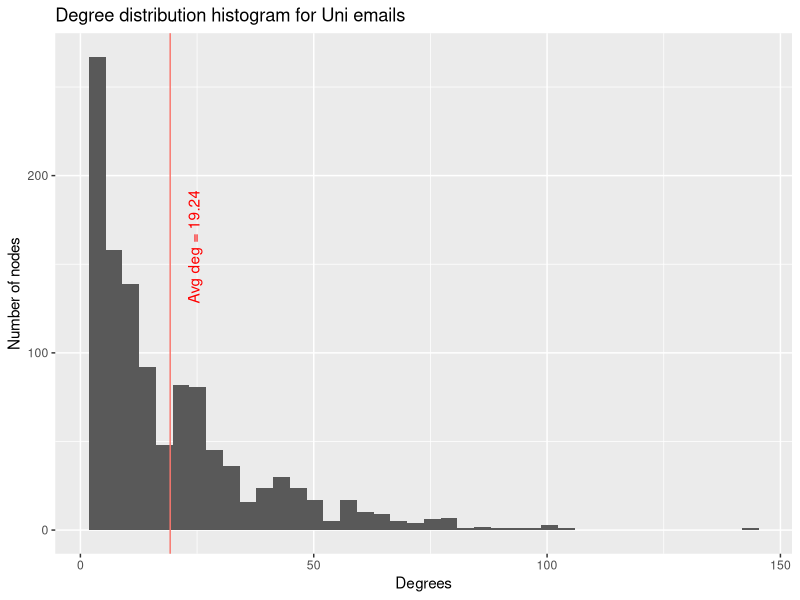
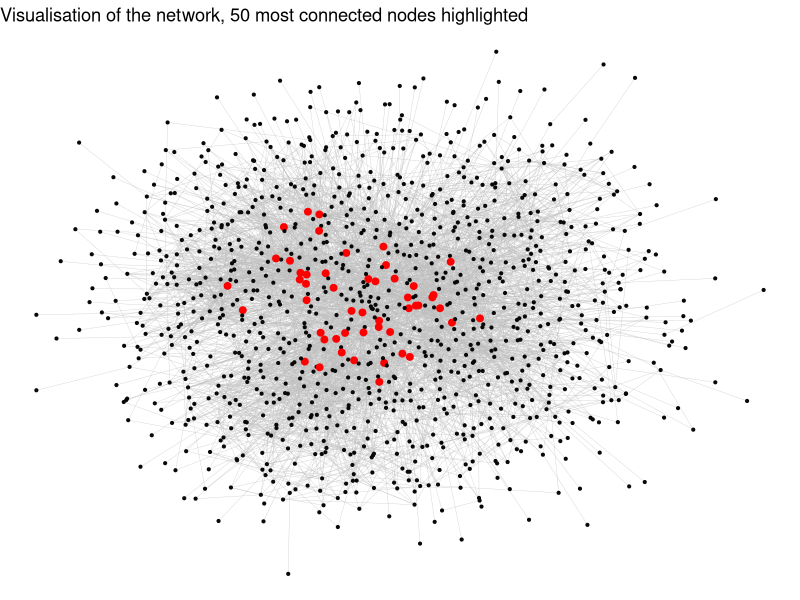

The R script that drew these images, in order:
## ---- chunk 1
knitr::opts_chunk$set(cache=T,message=FALSE,warning=FALSE)
options(scipen=700)
## ---- chunk 2
rm(list = ls())
library(tidyverse)
library(igraph)
library(tidygraph)
library(ggraph)
library(ggthemes)
library(here)
library(caret)
## ---- chunk 3
nodes <- read_csv(here("network_data", "nodes.csv"))
links <- read_csv(here("network_data", "edges.csv"))
## ---- chunk 4
head(nodes)
head(links)
## ---- chunk 5
graph <- graph_from_data_frame(links, directed = TRUE, vertices = nodes)
graph
## ---- chunk 6
paste0("The number of recursive (self-directed) emails in the network is: ", 
       ecount(graph) - ecount(simplify(graph)))

# we see that one exists, so we simplify the graph to remove it. 
graph <- simplify(graph)

# check our graph is setup properly
is_igraph(graph)
## ---- chunk 7
paste0("There are ", vcount(graph), " nodes and ", ecount(graph), " edges in our Spanish email network")

# check if our graph is fully connected
is_connected(graph)

#degree
degree_all <- degree(graph, mode="all")
degree_out <- degree(graph, mode="out")
paste0("The average degree is: ", round(mean(degree(graph)), 2), " when we DO NOT consider the direction of the emails.")
paste0("The average degree is: ", round(sum(degree_out)/vcount(graph), 2), " when we DO consider the emails to be directed outward from the node (sender) to a recipient")

# most connected node:
paste0("The most connected node is number ", which.max(degree(graph))[1], " which has ", max(degree(graph)), " links.")
## ---- chunk 8
# set average node for label 
avg_deg <- round(mean(degree(graph)),2)

# plot linear distribution
ggplot() + 
  geom_histogram(aes(x = degree_all), bins=40) + 
  geom_vline(aes(xintercept = avg_deg, colour = "red"), show.legend = FALSE) +
  annotate("text", x = avg_deg+5, y = 160, label = paste0("Avg deg = ", avg_deg), angle = 90, color = "red") + 
  labs(title = "Degree distribution histogram for Uni emails",
       x = "Degrees",
       y = "Number of nodes") +
  theme(axis.title.y = element_text(angle = 90))
## ---- chunk 9
# plot the network overall, see if any large clusters emerge. Use the curved lines as it looks nice to represent emails. 
# set colour and size only for the top 50 nodes
top_50_nodes <- order(degree_all, decreasing = TRUE)[1:50]
V(graph)$color <- "grey3"
V(graph)[top_50_nodes]$color <- "red"
V(graph)$size <- 0.75
V(graph)[top_50_nodes]$size <- 2

# plot the full network
ggraph(graph, layout = "kk") +
  geom_edge_link(width = 0.1, alpha = 0.5, color = "grey") +  
  geom_node_point(color = V(graph)$color, size = V(graph)$size) +  
  theme_void() +  
  ggtitle("Visualisation of the network, 50 most connected nodes highlighted")+
  theme(legend.position = "none")
## ---- chunk 10
# Set seed for reproducibility
set.seed(123)

# Randomly delete some real edges
edge_list <- as_data_frame(graph, what = "edges")
n_edges <- nrow(edge_list)
n_remove <- floor(0.1 * n_edges) # We will delete 10% of the real edges
removed_edges <- edge_list[sample(1:n_edges, n_remove), ]
# Formatting appropriately the edges to pass them as argument to delete_edges
edge_strings <- paste(removed_edges$from, removed_edges$to, sep = "|")
graph_modified <- delete_edges(graph, edges = edge_strings)

# Label the deleted real edges as positive class (1)
positive_edges <- removed_edges %>%
  mutate(label = 1)
## ---- chunk 11
# Create a new data frame to register the negative class (non-existent links)
false_edges <- data.frame()

# Filter for more connected nodes
most_connected <- which(degree(graph)>15)
# We choose 15 arbitrarily (a number slightly below our average degree)

set.seed(123)

# Create a loop for creating made-up links, registering all in `false_edges`
while (nrow(false_edges) < n_remove) {
  node1 <- sample(most_connected, 1)
  node2 <- sample(most_connected, 1)
  
  # avoid self-connecting
  if (node1 == node2) next
  
  # Check if two nodes are connected, if not, create a negative link for them
  if (!are_adjacent(graph, node1, node2)) {
    edge_row <- data.frame(from = as_ids(V(graph)[node1]), 
                           to = as_ids(V(graph)[node2]),
                           label = 0)
    # Function to check to avoid adding same link
    if (!any(apply(false_edges, 1, function(row) all(row == edge_row)))) {
      false_edges <- rbind(false_edges, edge_row)
    }
  }
}
## ---- chunk 12
# Uniform the format of tables before binding
positive_edges <- positive_edges %>%
  mutate(from = as.numeric(from), to = as.numeric(to))

false_edges <- false_edges %>%
  mutate(from = as.numeric(from), to = as.numeric(to))

# Bind the positive and negative edges
all_edges <- bind_rows(positive_edges, false_edges)
head(all_edges)
table(all_edges$label)
## ---- chunk 13
compute_heuristics <- function(graph, edge_df) {
  edge_df <- edge_df %>%
    mutate(
      # Calculate common neighbors using the neighbors function
      common_neighbors = map2_int(from, to, ~ 
        length(intersect(neighbors(graph, .x, mode = "all"), 
                         neighbors(graph, .y, mode = "all")))),
      
      # Calculate Jaccard coefficient
      # We don't use the similarity.jaccard function as it's difficult to handle a matrix
      jaccard = map2_dbl(from, to, ~ {
        nei_x <- neighbors(graph, .x, mode = "all")
        nei_y <- neighbors(graph, .y, mode = "all")
        length(intersect(nei_x, nei_y)) / length(union(nei_x, nei_y))
      }),

      # Calculate Adamic-Adar metric
      # We don't use the similarity.invlogweighted function as it's difficult to handle a matrix
      adamic_adar = map2_dbl(from, to, ~ {
        nei_common <- intersect(neighbors(graph, .x, mode = "all"), 
                                neighbors(graph, .y, mode = "all"))
        if (length(nei_common) == 0) return(0)
        degrees <- degree(graph, nei_common, mode = "all")
        sum(1 / log(degrees))
      }),
      
      # Calculate preferential attachment by multiplying the degrees
      pref_attachment = map2_dbl(from, to, ~ 
        degree(graph, .x, mode = "all") * degree(graph, .y, mode = "all")),
    )
  return(edge_df)
}
## ---- chunk 14
all_edges_with_heuristics <- compute_heuristics(graph, all_edges)
head(all_edges_with_heuristics)
## ---- chunk 15
# Create training (80%) and test set (20%)
set.seed(123) 
train_indices <- sample(1:nrow(all_edges_with_heuristics), size = 0.8 * nrow(all_edges_with_heuristics))
train_edges <- all_edges_with_heuristics[train_indices, ]
test_edges <- all_edges_with_heuristics[-train_indices, ]

# Convert the labels into factors, for the logit model
train_edges$label <- as.factor(train_edges$label)
## ---- chunk 16
# Use cross validation to test the performance
set.seed(123)
train_control <- trainControl(method = "cv", number = 10)
model_cv <- train(label ~ common_neighbors + jaccard + adamic_adar + pref_attachment,
                  data = train_edges, 
                  method = "glm", family = binomial, 
                  trControl = train_control,
                  metric = "Accuracy")
## ---- chunk 17
# Predict the testing set
predictions <- predict(model_cv, newdata = test_edges, type = "prob")
# Probabilities of belonging to a class or the other
head(predictions)
## ---- chunk 18
summary(model_cv)
## ---- chunk 19
set.seed(123)
train_control <- trainControl(method = "cv", number = 10)
model_cv <- train(label ~ common_neighbors + jaccard + adamic_adar + pref_attachment,
                  data = train_edges, 
                  method = "glm", family = binomial, 
                  trControl = train_control,
                  # apply standardization
                  preProcess = c("center", "scale"), 
                  metric = "Accuracy")
summary(model_cv)
## ---- chunk 20
# Confusion matrix
confusion_matrix <- confusionMatrix(as.factor(ifelse(predictions[, 2] > 0.5, 1, 0)), 
                                     as.factor(test_edges$label), positive = "1")
confusion_matrix
